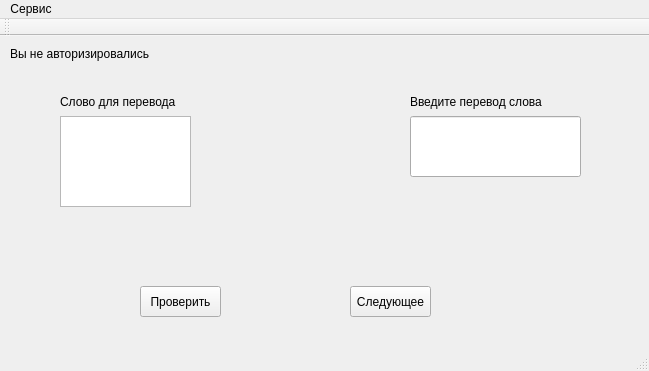
<?xml version="1.0" encoding="UTF-8"?>
<ui version="4.0">
 <class>MainWindow</class>
 <widget class="QMainWindow" name="MainWindow">
  <property name="geometry">
   <rect>
    <x>0</x>
    <y>0</y>
    <width>649</width>
    <height>371</height>
   </rect>
  </property>
  <property name="windowTitle">
   <string>MainWindow</string>
  </property>
  <widget class="QWidget" name="centralWidget">
   <widget class="QPushButton" name="pushButton">
    <property name="geometry">
     <rect>
      <x>140</x>
      <y>250</y>
      <width>81</width>
      <height>31</height>
     </rect>
    </property>
    <property name="text">
     <string>Проверить</string>
    </property>
   </widget>
   <widget class="QLabel" name="label">
    <property name="geometry">
     <rect>
      <x>60</x>
      <y>50</y>
      <width>151</width>
      <height>31</height>
     </rect>
    </property>
    <property name="text">
     <string>Слово для перевода</string>
    </property>
   </widget>
   <widget class="QLabel" name="label_2">
    <property name="geometry">
     <rect>
      <x>410</x>
      <y>50</y>
      <width>171</width>
      <height>31</height>
     </rect>
    </property>
    <property name="text">
     <string>Введите перевод слова</string>
    </property>
   </widget>
   <widget class="QTextBrowser" name="forTranslate">
    <property name="geometry">
     <rect>
      <x>60</x>
      <y>80</y>
      <width>131</width>
      <height>91</height>
     </rect>
    </property>
   </widget>
   <widget class="QLabel" name="name">
    <property name="geometry">
     <rect>
      <x>10</x>
      <y>20</y>
      <width>191</width>
      <height>16</height>
     </rect>
    </property>
    <property name="text">
     <string/>
    </property>
   </widget>
   <widget class="QPushButton" name="pushButton_2">
    <property name="geometry">
     <rect>
      <x>350</x>
      <y>250</y>
      <width>81</width>
      <height>31</height>
     </rect>
    </property>
    <property name="text">
     <string>Следующее</string>
    </property>
   </widget>
   <widget class="QLabel" name="userName">
    <property name="geometry">
     <rect>
      <x>10</x>
      <y>10</y>
      <width>451</width>
      <height>16</height>
     </rect>
    </property>
    <property name="text">
     <string>Вы не авторизировались</string>
    </property>
   </widget>
   <widget class="QLineEdit" name="translation">
    <property name="geometry">
     <rect>
      <x>410</x>
      <y>80</y>
      <width>171</width>
      <height>61</height>
     </rect>
    </property>
   </widget>
  </widget>
  <widget class="QMenuBar" name="menuBar">
   <property name="geometry">
    <rect>
     <x>0</x>
     <y>0</y>
     <width>649</width>
     <height>19</height>
    </rect>
   </property>
   <widget class="QMenu" name="menu">
    <property name="title">
     <string>Сервис</string>
    </property>
    <addaction name="action"/>
   </widget>
   <addaction name="menu"/>
  </widget>
  <widget class="QToolBar" name="mainToolBar">
   <attribute name="toolBarArea">
    <enum>TopToolBarArea</enum>
   </attribute>
   <attribute name="toolBarBreak">
    <bool>false</bool>
   </attribute>
  </widget>
  <widget class="QStatusBar" name="statusBar"/>
  <action name="action">
   <property name="text">
    <string>&amp;Авторизация</string>
   </property>
  </action>
 </widget>
 <layoutdefault spacing="6" margin="11"/>
 <resources/>
 <connections/>
</ui>
